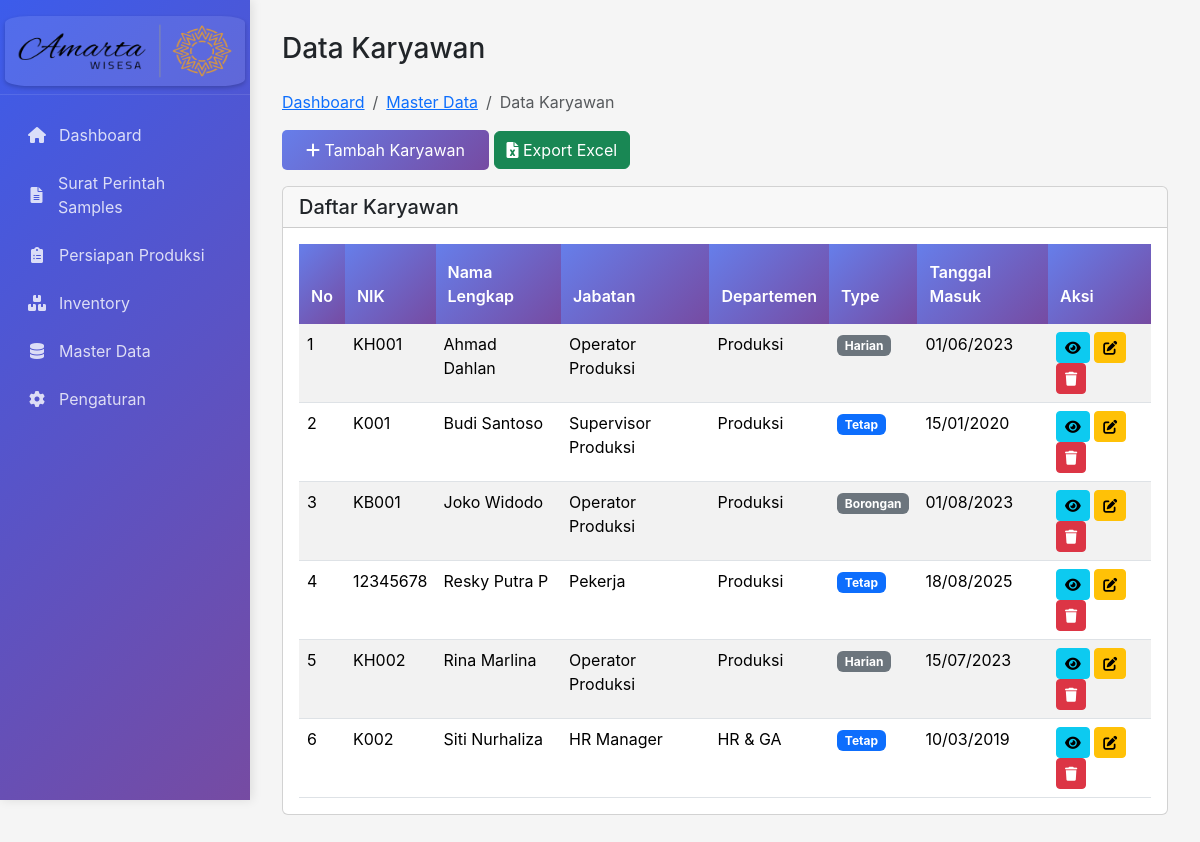
/data-karyawan.php, run on the app's committed database.
### tables this page shows
CREATE TABLE IF NOT EXISTS `karyawan` (
  `id_karyawan` int NOT NULL AUTO_INCREMENT,
  `nik` varchar(200) NOT NULL,
  `nama_lengkap` varchar(100) NOT NULL,
  `jenis_kelamin` enum('L','P') NOT NULL,
  `tempat_lahir` varchar(50) DEFAULT NULL,
  `tanggal_lahir` date DEFAULT NULL,
  `alamat` text,
  `no_telepon` varchar(20) DEFAULT NULL,
  `email` varchar(100) DEFAULT NULL,
  `type_karyawan` enum('tetap','harian','borongan') NOT NULL,
  `status_karyawan` enum('aktif','nonaktif','cuti','keluar') DEFAULT 'aktif',
  `tanggal_masuk` date NOT NULL,
  `tanggal_keluar` date DEFAULT NULL,
  `id_jabatan` int DEFAULT NULL,
  `id_departemen` int DEFAULT NULL,
  `foto` varchar(255) DEFAULT NULL,
  `created_at` timestamp NOT NULL DEFAULT CURRENT_TIMESTAMP,
  `updated_at` timestamp NOT NULL DEFAULT CURRENT_TIMESTAMP ON UPDATE CURRENT_TIMESTAMP,
  PRIMARY KEY (`id_karyawan`),
  UNIQUE KEY `nik` (`nik`),
  KEY `id_jabatan` (`id_jabatan`),
  KEY `id_departemen` (`id_departemen`),
  CONSTRAINT `karyawan_ibfk_1` FOREIGN KEY (`id_jabatan`) REFERENCES `jabatan` (`id_jabatan`) ON DELETE SET NULL,
  CONSTRAINT `karyawan_ibfk_2` FOREIGN KEY (`id_departemen`) REFERENCES `departemen` (`id_departemen`) ON DELETE SET NULL
);

CREATE TABLE IF NOT EXISTS `jabatan` (
  `id_jabatan` int NOT NULL AUTO_INCREMENT,
  `nama_jabatan` varchar(100) NOT NULL,
  `deskripsi` text,
  `created_at` timestamp NOT NULL DEFAULT CURRENT_TIMESTAMP,
  `updated_at` timestamp NOT NULL DEFAULT CURRENT_TIMESTAMP ON UPDATE CURRENT_TIMESTAMP,
  PRIMARY KEY (`id_jabatan`)
);

CREATE TABLE IF NOT EXISTS `departemen` (
  `id_departemen` int NOT NULL AUTO_INCREMENT,
  `nama_departemen` varchar(100) NOT NULL,
  `deskripsi` text,
  `created_at` timestamp NOT NULL DEFAULT CURRENT_TIMESTAMP,
  `updated_at` timestamp NOT NULL DEFAULT CURRENT_TIMESTAMP ON UPDATE CURRENT_TIMESTAMP,
  PRIMARY KEY (`id_departemen`)
);

### data-karyawan.php (the view, shortened to what this page needs)
<?php
include 'config/db.php';
include 'includes/header.php';
$sql = "SELECT k.*, j.nama_jabatan, d.nama_departemen
        FROM karyawan k
        LEFT JOIN jabatan j ON k.id_jabatan = j.id_jabatan
        LEFT JOIN departemen d ON k.id_departemen = d.id_departemen
        ORDER BY k.nama_lengkap";
$result = mysqli_query($conn, $sql);
$karyawanList = mysqli_fetch_all($result, MYSQLI_ASSOC);
?>
<div class="main-content">
    <div class="row">
        <div class="col-12">
            <h1 class="h3 mb-4">Data Karyawan</h1>
            <nav aria-label="breadcrumb">
                <ol class="breadcrumb">
                    <li class="breadcrumb-item"><a href="index.php">Dashboard</a></li>
                    <li class="breadcrumb-item"><a href="master-data.php">Master Data</a></li>
                    <li class="breadcrumb-item active">Data Karyawan</li>
                </ol>
            </nav>
            <div class="mb-3">
                <button type="button" class="btn btn-primary" data-bs-toggle="modal" data-bs-target="#tambahKaryawanModal">
                    <i class="fas fa-plus"></i> Tambah Karyawan
                </button>
                <button type="button" class="btn btn-success">
                    <i class="fas fa-file-excel"></i> Export Excel
                </button>
            </div>
            <div class="card">
                <div class="card-header">
                    <h5 class="card-title mb-0">Daftar Karyawan</h5>
                </div>
                <div class="card-body">
                    <div class="table-responsive">
                        <table class="table table-striped table-hover" id="tabelKaryawan">
                            <thead>
                                <tr>
                                    <th>No</th>
                                    <th>NIK</th>
                                    <th>Nama Lengkap</th>
                                    <th>Jabatan</th>
                                    <th>Departemen</th>
                                    <th>Type</th>
                                    <th>Tanggal Masuk</th>
                                    <th>Aksi</th>
                                </tr>
                            </thead>
                            <tbody>
                                <?php $no = 1; foreach ($karyawanList as $karyawan): ?>
                                <tr>
                                    <td><?= $no++; ?></td>
                                    <td><?= htmlspecialchars($karyawan['nik']); ?></td>
                                    <td><?= htmlspecialchars($karyawan['nama_lengkap']); ?></td>
                                    <td><?= htmlspecialchars($karyawan['nama_jabatan']); ?></td>
                                    <td><?= htmlspecialchars($karyawan['nama_departemen']); ?></td>
                                    <td>
                                        <span class="badge bg-<?= $karyawan['type_karyawan'] == 'tetap' ? 'primary' : 'secondary'; ?>">
                                            <?= ucfirst($karyawan['type_karyawan']); ?>
                                        </span>
                                    </td>
                                    <td><?= date('d/m/Y', strtotime($karyawan['tanggal_masuk'])); ?></td>
                                    <td>
                                        <a href="detail-karyawan.php?id=<?= $karyawan['id_karyawan']; ?>" class="btn btn-sm btn-info">
                                            <i class="fas fa-eye"></i>
                                        </a>
                                        <a href="edit-karyawan.php?id=<?= $karyawan['id_karyawan']; ?>" class="btn btn-sm btn-warning">
                                            <i class="fas fa-edit"></i>
                                        </a>
                                        <button type="button" class="btn btn-sm btn-danger" onclick="hapusKaryawan(<?= $karyawan['id_karyawan']; ?>)">
                                            <i class="fas fa-trash"></i>
                                        </button>
                                    </td>
                                </tr>
                                <?php endforeach; ?>
                            </tbody>
                        </table>
                    </div>
                </div>
            </div>
        </div>
    </div>
</div>
<?php
include 'includes/footer.php';
?>

### css/style.css (style rules this page uses)
:root { --sidebar-width: 250px; --primary-color: #0d19fdff; --sidebar-bg: #f8f9fa; --sidebar-border: #dee2e6; }
body { font-family: -apple-system, BlinkMacSystemFont, 'Segoe UI', Roboto, 'Helvetica Neue', Arial, sans-serif; background-color: #f5f5f5; overflow-x: hidden; }
.main-content { margin-left: var(--sidebar-width); padding: 2rem; min-height: 100vh; }
.table { margin: 0; }
.table thead th { background: linear-gradient(135deg, #667eea 0%, #764ba2 100%); color: white; border: none; font-weight: 600; padding: 1rem 0.75rem; }
.btn-primary { background: linear-gradient(135deg, #667eea 0%, #764ba2 100%); border: none; border-radius: 5px; padding: 0.5rem 1.5rem; }

### data on the page
karyawan: nik "KH001", nama_lengkap "Ahmad Dahlan", id_jabatan.nama_jabatan "Operator Produksi", id_departemen.nama_departemen "Produksi", type_karyawan "Harian", tanggal_masuk "01/06/2023"
karyawan: nik "K001", nama_lengkap "Budi Santoso", id_jabatan.nama_jabatan "Supervisor Produksi", id_departemen.nama_departemen "Produksi", type_karyawan "Tetap", tanggal_masuk "15/01/2020"
karyawan: nik "KB001", nama_lengkap "Joko Widodo", id_jabatan.nama_jabatan "Operator Produksi", id_departemen.nama_departemen "Produksi", type_karyawan "Borongan", tanggal_masuk "01/08/2023"
karyawan: nik "12345678", nama_lengkap "Resky Putra P", id_jabatan.nama_jabatan "Pekerja", id_departemen.nama_departemen "Produksi", type_karyawan "Tetap", tanggal_masuk "18/08/2025"
karyawan: nik "KH002", nama_lengkap "Rina Marlina", id_jabatan.nama_jabatan "Operator Produksi", id_departemen.nama_departemen "Produksi", type_karyawan "Harian", tanggal_masuk "15/07/2023"
karyawan: nik "K002", nama_lengkap "Siti Nurhaliza", id_jabatan.nama_jabatan "HR Manager", id_departemen.nama_departemen "HR & GA", type_karyawan "Tetap", tanggal_masuk "10/03/2019"
